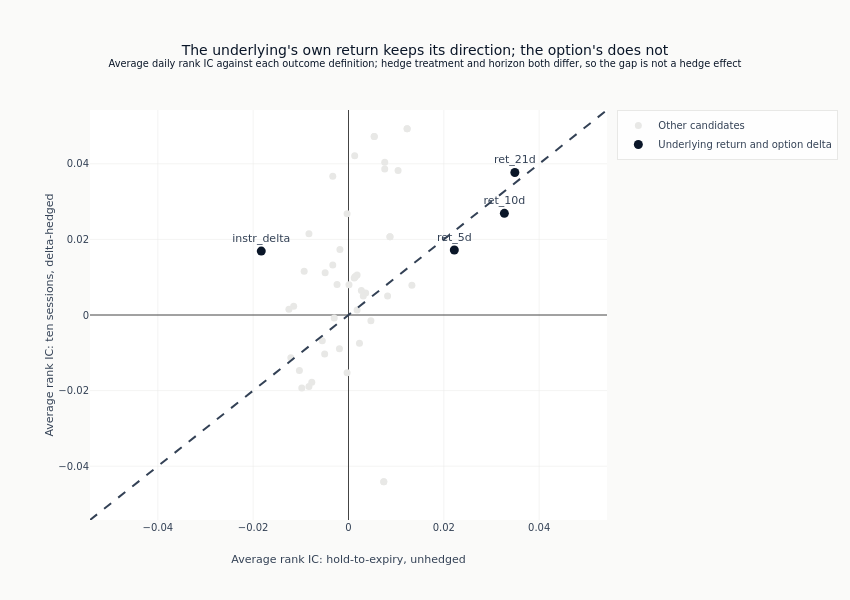

Notebook code for this chart:
### Markdown cell above
Both axes share one symmetric scale, so a point's distance from the diagonal is
readable as a difference rather than as an artefact of two ranges.

### Code cell
if dh_rows:
    label_limit = float(max(dh_df["ic_unhedged"].abs().max(), dh_df["ic_hedged"].abs().max()) * 1.1)
    fig.add_trace(
        go.Scatter(
            x=[-label_limit, label_limit],
            y=[-label_limit, label_limit],
            mode="lines",
            line=dict(color=COLORS["neutral"], dash="dash"),
            showlegend=False,
        )
    )
    fig.update_layout(
        title={
            "text": (
                "The underlying's own return keeps its direction; the option's does not"
                "<br><sup>Average daily rank IC against each outcome definition; hedge "
                "treatment and horizon both differ, so the gap is not a hedge effect</sup>"
            )
        },
        template="ml4t",
        width=850,
        height=600,
        xaxis_title="Average rank IC: hold-to-expiry, unhedged",
        yaxis_title="Average rank IC: ten sessions, delta-hedged",
        xaxis_range=[-label_limit, label_limit],
        yaxis_range=[-label_limit, label_limit],
        margin=dict(l=90, r=30, t=110, b=80),
    )
    fig.show()

### Figure 1 — Plotly figure (JSON) as saved in the notebook; plotly's stock layout.template omitted (floating-point values rounded to 4 significant figures)
{"data": [{"marker": {"color": "#e8e8e6", "size": 7}, "mode": "markers", "name": "Other candidates", "text": ["instr_ret_5d", "iv_mom_10d", "iv_rv_ratio", "iv_rv_ratio_pctl", "vrp_mom_10d", "vrp_mom_5d", "vrp_5d", "sv_vol", "rv_21d", "iv_atm_z_63", "instr_rel_spread", "spread_pctl", "iv_mom_5d", "rv_5d", "ret_1d", "rv_10d", "vrp_10d", "sv_vrp", "instr_dte", "dte_normalized", "rv_63d", "vrp_21d", "vrp_21d_pctl", "rv_42d", "garch_vrp", "instr_ret_1d", "instr_pct_of_S", "vrp_63d", "instr_cost_mom_5d", "instr_theta", "iv_skew_atm", "instr_gamma", "iv_atm_z_252", "abs_net_delta", "instr_vega", "put_iv", "vrp_zscore_252", "garch_cond_vol", "iv_atm", "iv_atm_pctl", "vrp_42d", "call_iv", "theta_vega_ratio", "iv_mom_21d", "volume_zscore"], "type": "scatter", "x": [0.0133, -0.0125, 0.0123, 0.0123, -0.0121, -0.0115, 0.0104, -0.0103, -0.0098, -0.0093, 0.0087, 0.0087, -0.0083, -0.0083, 0.0082, -0.0077, 0.0076, 0.0076, 0.0074, 0.0074, -0.0055, 0.0054, 0.0054, -0.005, -0.0049, 0.0047, 0.0036, -0.0033, -0.0033, 0.0031, -0.003, 0.0027, -0.0024, 0.0023, -0.0019, 0.0018, -0.0018, 0.0018, 0.0014, 0.0014, 0.0013, 0.0012, -0.0003, -0.0003, 0.0001], "y": [0.0079, 0.0015, 0.0493, 0.0493, -0.0113, 0.0023, 0.0382, -0.0147, -0.0193, 0.0116, 0.0207, 0.0207, 0.0215, -0.0189, 0.005, -0.0178, 0.0404, 0.0386, -0.0441, -0.0441, -0.0068, 0.0472, 0.0472, -0.0103, 0.0112, -0.0015, 0.0058, 0.0367, 0.0132, 0.005, -0.0008, 0.0065, 0.0081, -0.0075, -0.0089, 0.0106, 0.0173, 0.0013, 0.0101, 0.0101, 0.0421, 0.0098, -0.0153, 0.0268, 0.008]}, {"marker": {"color": "#0a1628", "size": 9}, "mode": "markers+text", "name": "Underlying return and option delta", "text": ["ret_21d", "ret_10d", "ret_5d", "instr_delta"], "textposition": "top center", "type": "scatter", "x": [0.0349, 0.0327, 0.0222, -0.0183], "y": [0.0377, 0.0269, 0.0172, 0.0169]}, {"line": {"color": "#334155", "dash": "dash"}, "mode": "lines", "showlegend": false, "type": "scatter", "x": [-0.05423, 0.05423], "y": [-0.05423, 0.05423]}], "layout": {"height": 600, "margin": {"b": 80, "l": 90, "r": 30, "t": 110}, "title": {"text": "The underlying's own return keeps its direction; the option's does not<br><sup>Average daily rank IC against each outcome definition; hedge treatment and horizon both differ, so the gap is not a hedge effect</sup>"}, "width": 850, "xaxis": {"range": [-0.05423, 0.05423], "title": {"text": "Average rank IC: hold-to-expiry, unhedged"}}, "yaxis": {"range": [-0.05423, 0.05423], "title": {"text": "Average rank IC: ten sessions, delta-hedged"}}}}
